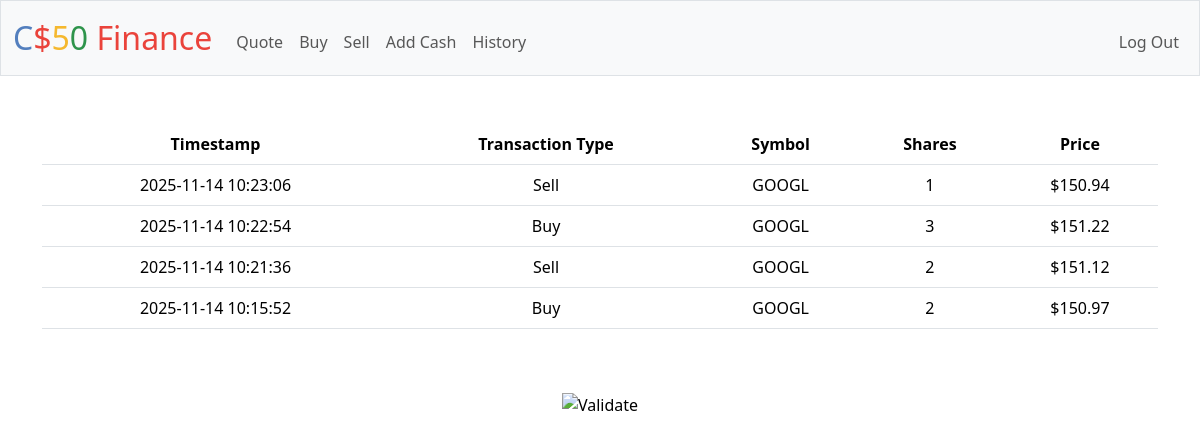
Screenshot of /history (signed in) with the database file from the repository.
### tables this page shows
CREATE TABLE transactions (id INTEGER PRIMARY KEY AUTOINCREMENT NOT NULL, user_id INTEGER NOT NULL, transaction_type TEXT NOT NULL, symbol TEXT NOT NULL, shares INTEGER NOT NULL, price FLOAT NOT NULL,  timestamp TEXT NOT NULL, FOREIGN KEY(user_id) REFERENCES users(id));

### app.py (the view)
@app.route("/history")
@login_required
def history():
    data = db.execute("SELECT * FROM transactions WHERE user_id = ? ORDER BY timestamp DESC", session["user_id"])
    return render_template("history.html", data=data)

### app.py (called while the page is built)
@app.after_request
def after_request(response):
    response.headers["Cache-Control"] = "no-cache, no-store, must-revalidate"
    response.headers["Expires"] = 0
    response.headers["Pragma"] = "no-cache"
    return response

### helpers.py (called while the page is built)
def login_required(f):
    @wraps(f)
    def decorated_function(*args, **kwargs):
        if session.get("user_id") is None:
            return redirect("/login")
        return f(*args, **kwargs)
    return decorated_function

def usd(value):
    return f"${value:,.2f}"

### templates/history.html (shortened to what this page needs)
{% extends "layout.html" %}
{% block main %}
<table class="table">
    <tr>
        <th> Timestamp </th>
        <th> Transaction Type </th>
        <th> Symbol</th>
        <th> Shares </th>
        <th> Price </th>
    </tr>
    {% for n in data %}
    <tr>
         <td> {{ n["timestamp"]}} </td>
         <td> {{ n["transaction_type"]}} </td>
         <td> {{ n["symbol"]}} </td>
         <td> {{ n["shares"]}} </td>
         <td> {{ n["price"] | usd}} </td>
    </tr>
    {% endfor %}
</table>
{% endblock %}

### templates/layout.html (shortened to what this page needs)
<!DOCTYPE html>
<html lang="en">
    <head>
        <link href="https://cdn.jsdelivr.net/npm/bootstrap@5.3.3/dist/css/bootstrap.min.css" rel="stylesheet">
        <link href="/static/styles.css" rel="stylesheet">
    </head>
    <body>
        <nav class="bg-light border navbar navbar-expand-md navbar-light">
            <div class="container-fluid">
                <a class="navbar-brand" href="/"><span class="blue">C</span><span class="red">$</span><span class="yellow">5</span><span class="green">0</span> <span class="red">Finance</span></a>
                <div class="collapse navbar-collapse" id="navbar">
                    {% if session["user_id"] %}
                        <ul class="navbar-nav me-auto mt-2">
                            <li class="nav-item"><a class="nav-link" href="/quote">Quote</a></li>
                            <li class="nav-item"><a class="nav-link" href="/buy">Buy</a></li>
                            <li class="nav-item"><a class="nav-link" href="/sell">Sell</a></li>
                            <li class="nav-item"><a class="nav-link" href="/add_cash">Add Cash</a></li>
                            <li class="nav-item"><a class="nav-link" href="/history">History</a></li>
                        </ul>
                        <ul class="navbar-nav ms-auto mt-2">
                            <li class="nav-item"><a class="nav-link" href="/logout">Log Out</a></li>
                        </ul>
                    {% else %}
                        <ul class="navbar-nav ms-auto mt-2">
                            <li class="nav-item"><a class="nav-link" href="/register">Register</a></li>
                            <li class="nav-item"><a class="nav-link" href="/login">Log In</a></li>
                        </ul>
                    {% endif %}
                </div>
            </div>
        </nav>
        <main class="container py-5 text-center">
            {% block main %}{% endblock %}
        </main>
        <footer class="mb-5">
            <form action="https://validator.w3.org/check" class="text-center" enctype="multipart/form-data" method="post" target="_blank">
                <input alt="Validate" src="/static/I_heart_validator.png" type="image">
            </form>
        </footer>
    </body>
</html>

### static/styles.css (style rules this page uses)
nav .navbar-brand { font-size: xx-large; }
nav .navbar-brand .blue { color: #537fbe; }
nav .navbar-brand .red { color: #ea433b; }
nav .navbar-brand .yellow { color: #f5b82e; }
nav .navbar-brand .green { color: #2e944b; }

### rows the page displays
transactions: timestamp "2025-11-14 10:23:06", transaction_type "Sell", symbol "GOOGL", shares "1", price "$150.94"
transactions: timestamp "2025-11-14 10:22:54", transaction_type "Buy", symbol "GOOGL", shares "3", price "$151.22"
transactions: timestamp "2025-11-14 10:21:36", transaction_type "Sell", symbol "GOOGL", shares "2", price "$151.12"
transactions: timestamp "2025-11-14 10:15:52", transaction_type "Buy", symbol "GOOGL", shares "2", price "$150.97"
